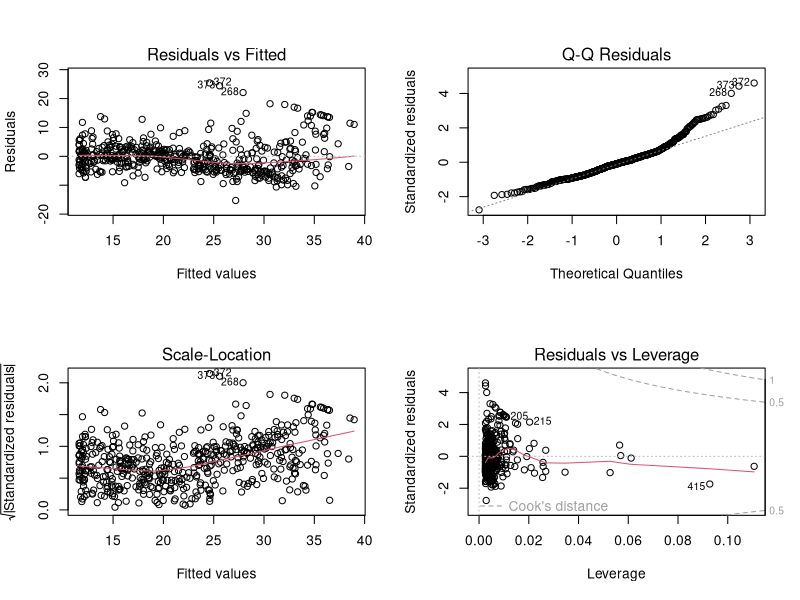

Recreate this plot in R.
library(MASS) # needed for Boston data
attach(Boston)

# x^2 in R must be wrapped using I(), ==> I(X^2)
lm.fit1 = lm(medv ~ lstat + I(lstat^2))


# Investigate the quadratic term

summary(lm.fit1)
    # low p-value suggests quadratic term improves model

lm.fit = lm(medv ~ lstat)
anova(lm.fit, lm.fit1)
    # F-stat = 135 and low p-value suggests quadratic model is far superior

par(mfrow = c(2, 2))
plot(lm.fit1)
    # Residuals display no discernible pattern


# Polynomials using poly()
lm.fit5 = lm(medv ~ poly(lstat, 5))
    # Shorter than including each order using I()

summary(lm.fit5)
    # Including each term up to the fifth order improves the model


# Log transform
summary(lm(medv ~ log(rm), data = Boston))
